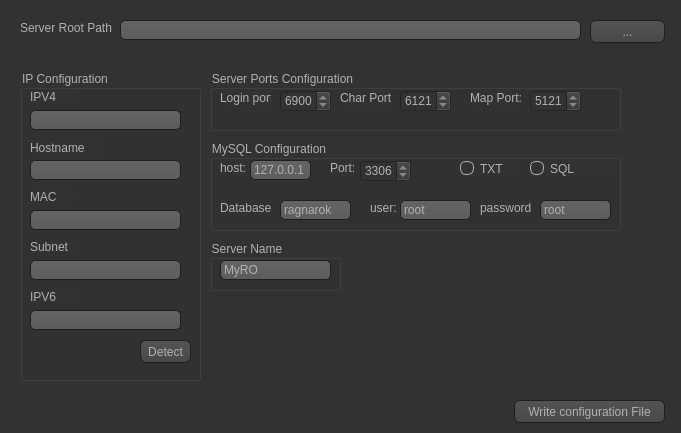
<?xml version="1.0" encoding="UTF-8"?>
<ui version="4.0">
 <class>HostConfig</class>
 <widget class="QDialog" name="HostConfig">
  <property name="geometry">
   <rect>
    <x>0</x>
    <y>0</y>
    <width>681</width>
    <height>433</height>
   </rect>
  </property>
  <property name="windowTitle">
   <string>Host Configuration</string>
  </property>
  <property name="styleSheet">
   <string notr="true">QToolTip
{
     border: 1px solid black;
     background-color: #ffa02f;
     padding: 1px;
     border-radius: 3px;
     opacity: 100;
}

QWidget
{
    color: #b1b1b1;
    background-color: #323232;
}

QWidget:item:hover
{
    background-color: QLinearGradient( x1: 0, y1: 0, x2: 0, y2: 1, stop: 0 #ffa02f, stop: 1 #ca0619);
    color: #000000;
}

QWidget:item:selected
{
    background-color: QLinearGradient( x1: 0, y1: 0, x2: 0, y2: 1, stop: 0 #ffa02f, stop: 1 #d7801a);
}

QMenuBar::item
{
    background: transparent;
}

QMenuBar::item:selected
{
    background: transparent;
    border: 1px solid #ffaa00;
}

QMenuBar::item:pressed
{
    background: #444;
    border: 1px solid #000;
    background-color: QLinearGradient(
        x1:0, y1:0,
        x2:0, y2:1,
        stop:1 #212121,
        stop:0.4 #343434/*,
        stop:0.2 #343434,
        stop:0.1 #ffaa00*/
    );
    margin-bottom:-1px;
    padding-bottom:1px;
}

QMenu
{
    border: 1px solid #000;
}

QMenu::item
{
    padding: 2px 20px 2px 20px;
}

QMenu::item:selected
{
    color: #000000;
}

QWidget:disabled
{
    color: #404040;
    background-color: #323232;
}

QAbstractItemView
{
    background-color: QLinearGradient( x1: 0, y1: 0, x2: 0, y2: 1, stop: 0 #4d4d4d, stop: 0.1 #646464, stop: 1 #5d5d5d);
}

QWidget:focus
{
    /*border: 2px solid QLinearGradient( x1: 0, y1: 0, x2: 0, y2: 1, stop: 0 #ffa02f, stop: 1 #d7801a);*/
}

QLineEdit
{
    background-color: QLinearGradient( x1: 0, y1: 0, x2: 0, y2: 1, stop: 0 #4d4d4d, stop: 0 #646464, stop: 1 #5d5d5d);
    padding: 1px;
    border-style: solid;
    border: 1px solid #1e1e1e;
    border-radius: 5;
}

QPushButton
{
    color: #b1b1b1;
    background-color: QLinearGradient( x1: 0, y1: 0, x2: 0, y2: 1, stop: 0 #565656, stop: 0.1 #525252, stop: 0.5 #4e4e4e, stop: 0.9 #4a4a4a, stop: 1 #464646);
    border-width: 1px;
    border-color: #1e1e1e;
    border-style: solid;
    border-radius: 6;
    padding: 3px;
    font-size: 12px;
    padding-left: 5px;
    padding-right: 5px;
}

QPushButton:pressed
{
    background-color: QLinearGradient( x1: 0, y1: 0, x2: 0, y2: 1, stop: 0 #2d2d2d, stop: 0.1 #2b2b2b, stop: 0.5 #292929, stop: 0.9 #282828, stop: 1 #252525);
}

QComboBox
{
    selection-background-color: #ffaa00;
    background-color: QLinearGradient( x1: 0, y1: 0, x2: 0, y2: 1, stop: 0 #565656, stop: 0.1 #525252, stop: 0.5 #4e4e4e, stop: 0.9 #4a4a4a, stop: 1 #464646);
    border-style: solid;
    border: 1px solid #1e1e1e;
    border-radius: 5;
}

QComboBox:hover,QPushButton:hover
{
    border: 2px solid QLinearGradient( x1: 0, y1: 0, x2: 0, y2: 1, stop: 0 #ffa02f, stop: 1 #d7801a);
}


QComboBox:on
{
    padding-top: 3px;
    padding-left: 4px;
    background-color: QLinearGradient( x1: 0, y1: 0, x2: 0, y2: 1, stop: 0 #2d2d2d, stop: 0.1 #2b2b2b, stop: 0.5 #292929, stop: 0.9 #282828, stop: 1 #252525);
    selection-background-color: #ffaa00;
}

QComboBox QAbstractItemView
{
    border: 2px solid darkgray;
    selection-background-color: QLinearGradient( x1: 0, y1: 0, x2: 0, y2: 1, stop: 0 #ffa02f, stop: 1 #d7801a);
}

QComboBox::drop-down
{
     subcontrol-origin: padding;
     subcontrol-position: top right;
     width: 15px;

     border-left-width: 0px;
     border-left-color: darkgray;
     border-left-style: solid; /* just a single line */
     border-top-right-radius: 3px; /* same radius as the QComboBox */
     border-bottom-right-radius: 3px;
 }

QComboBox::down-arrow
{
     image: url(:/down_arrow.png);
}

QGroupBox:focus
{
border: 2px solid QLinearGradient( x1: 0, y1: 0, x2: 0, y2: 1, stop: 0 #ffa02f, stop: 1 #d7801a);
}

QTextEdit:focus
{
    border: 2px solid QLinearGradient( x1: 0, y1: 0, x2: 0, y2: 1, stop: 0 #ffa02f, stop: 1 #d7801a);
}

QScrollBar:horizontal {
     border: 1px solid #222222;
     background: QLinearGradient( x1: 0, y1: 0, x2: 0, y2: 1, stop: 0.0 #121212, stop: 0.2 #282828, stop: 1 #484848);
     height: 7px;
     margin: 0px 16px 0 16px;
}

QScrollBar::handle:horizontal
{
      background: QLinearGradient( x1: 0, y1: 0, x2: 1, y2: 0, stop: 0 #ffa02f, stop: 0.5 #d7801a, stop: 1 #ffa02f);
      min-height: 20px;
      border-radius: 2px;
}

QScrollBar::add-line:horizontal {
      border: 1px solid #1b1b19;
      border-radius: 2px;
      background: QLinearGradient( x1: 0, y1: 0, x2: 1, y2: 0, stop: 0 #ffa02f, stop: 1 #d7801a);
      width: 14px;
      subcontrol-position: right;
      subcontrol-origin: margin;
}

QScrollBar::sub-line:horizontal {
      border: 1px solid #1b1b19;
      border-radius: 2px;
      background: QLinearGradient( x1: 0, y1: 0, x2: 1, y2: 0, stop: 0 #ffa02f, stop: 1 #d7801a);
      width: 14px;
     subcontrol-position: left;
     subcontrol-origin: margin;
}

QScrollBar::right-arrow:horizontal, QScrollBar::left-arrow:horizontal
{
      border: 1px solid black;
      width: 1px;
      height: 1px;
      background: white;
}

QScrollBar::add-page:horizontal, QScrollBar::sub-page:horizontal
{
      background: none;
}

QScrollBar:vertical
{
      background: QLinearGradient( x1: 0, y1: 0, x2: 1, y2: 0, stop: 0.0 #121212, stop: 0.2 #282828, stop: 1 #484848);
      width: 7px;
      margin: 16px 0 16px 0;
      border: 1px solid #222222;
}

QScrollBar::handle:vertical
{
      background: QLinearGradient( x1: 0, y1: 0, x2: 0, y2: 1, stop: 0 #ffa02f, stop: 0.5 #d7801a, stop: 1 #ffa02f);
      min-height: 20px;
      border-radius: 2px;
}

QScrollBar::add-line:vertical
{
      border: 1px solid #1b1b19;
      border-radius: 2px;
      background: QLinearGradient( x1: 0, y1: 0, x2: 0, y2: 1, stop: 0 #ffa02f, stop: 1 #d7801a);
      height: 14px;
      subcontrol-position: bottom;
      subcontrol-origin: margin;
}

QScrollBar::sub-line:vertical
{
      border: 1px solid #1b1b19;
      border-radius: 2px;
      background: QLinearGradient( x1: 0, y1: 0, x2: 0, y2: 1, stop: 0 #d7801a, stop: 1 #ffa02f);
      height: 14px;
      subcontrol-position: top;
      subcontrol-origin: margin;
}

QScrollBar::up-arrow:vertical, QScrollBar::down-arrow:vertical
{
      border: 1px solid black;
      width: 1px;
      height: 1px;
      background: white;
}


QScrollBar::add-page:vertical, QScrollBar::sub-page:vertical
{
      background: none;
}

QTextEdit
{
    background-color: #242424;
}

QPlainTextEdit
{
    background-color: #242424;
}

QHeaderView::section
{
    background-color: QLinearGradient(x1:0, y1:0, x2:0, y2:1, stop:0 #616161, stop: 0.5 #505050, stop: 0.6 #434343, stop:1 #656565);
    color: white;
    padding-left: 4px;
    border: 1px solid #6c6c6c;
}

QCheckBox:disabled
{
color: #414141;
}

QDockWidget::title
{
    text-align: center;
    spacing: 3px; /* spacing between items in the tool bar */
    background-color: QLinearGradient(x1:0, y1:0, x2:0, y2:1, stop:0 #323232, stop: 0.5 #242424, stop:1 #323232);
}

QDockWidget::close-button, QDockWidget::float-button
{
    text-align: center;
    spacing: 1px; /* spacing between items in the tool bar */
    background-color: QLinearGradient(x1:0, y1:0, x2:0, y2:1, stop:0 #323232, stop: 0.5 #242424, stop:1 #323232);
}

QDockWidget::close-button:hover, QDockWidget::float-button:hover
{
    background: #242424;
}

QDockWidget::close-button:pressed, QDockWidget::float-button:pressed
{
    padding: 1px -1px -1px 1px;
}

QMainWindow::separator
{
    background-color: QLinearGradient(x1:0, y1:0, x2:0, y2:1, stop:0 #161616, stop: 0.5 #151515, stop: 0.6 #212121, stop:1 #343434);
    color: white;
    padding-left: 4px;
    border: 1px solid #4c4c4c;
    spacing: 3px; /* spacing between items in the tool bar */
}

QMainWindow::separator:hover
{

    background-color: QLinearGradient(x1:0, y1:0, x2:0, y2:1, stop:0 #d7801a, stop:0.5 #b56c17 stop:1 #ffa02f);
    color: white;
    padding-left: 4px;
    border: 1px solid #6c6c6c;
    spacing: 3px; /* spacing between items in the tool bar */
}

QToolBar::handle
{
     spacing: 3px; /* spacing between items in the tool bar */
     background: url(:/images/handle.png);
}

QMenu::separator
{
    height: 2px;
    background-color: QLinearGradient(x1:0, y1:0, x2:0, y2:1, stop:0 #161616, stop: 0.5 #151515, stop: 0.6 #212121, stop:1 #343434);
    color: white;
    padding-left: 4px;
    margin-left: 10px;
    margin-right: 5px;
}

QProgressBar
{
    border: 2px solid grey;
    border-radius: 5px;
    text-align: center;
}

QProgressBar::chunk
{
    background-color: #d7801a;
    width: 2.15px;
    margin: 0.5px;
}

QTabBar::tab {
    color: #b1b1b1;
    border: 1px solid #444;
    border-bottom-style: none;
    background-color: #323232;
    padding-left: 10px;
    padding-right: 10px;
    padding-top: 3px;
    padding-bottom: 2px;
    margin-right: -1px;
}

QTabWidget::pane {
    border: 1px solid #444;
    top: 1px;
}

QTabBar::tab:last
{
    margin-right: 0; /* the last selected tab has nothing to overlap with on the right */
    border-top-right-radius: 3px;
}

QTabBar::tab:first:!selected
{
 margin-left: 0px; /* the last selected tab has nothing to overlap with on the right */


    border-top-left-radius: 3px;
}

QTabBar::tab:!selected
{
    color: #b1b1b1;
    border-bottom-style: solid;
    margin-top: 3px;
    background-color: QLinearGradient(x1:0, y1:0, x2:0, y2:1, stop:1 #212121, stop:.4 #343434);
}

QTabBar::tab:selected
{
    border-top-left-radius: 3px;
    border-top-right-radius: 3px;
    margin-bottom: 0px;
}

QTabBar::tab:!selected:hover
{
    /*border-top: 2px solid #ffaa00;
    padding-bottom: 3px;*/
    border-top-left-radius: 3px;
    border-top-right-radius: 3px;
    background-color: QLinearGradient(x1:0, y1:0, x2:0, y2:1, stop:1 #212121, stop:0.4 #343434, stop:0.2 #343434, stop:0.1 #ffaa00);
}

QRadioButton::indicator:checked, QRadioButton::indicator:unchecked{
    color: #b1b1b1;
    background-color: #323232;
    border: 1px solid #b1b1b1;
    border-radius: 6px;
}

QRadioButton::indicator:checked
{
    background-color: qradialgradient(
        cx: 0.5, cy: 0.5,
        fx: 0.5, fy: 0.5,
        radius: 1.0,
        stop: 0.25 #ffaa00,
        stop: 0.3 #323232
    );
}

QCheckBox::indicator{
    color: #b1b1b1;
    background-color: #323232;
    border: 1px solid #b1b1b1;
    width: 9px;
    height: 9px;
}

QRadioButton::indicator
{
    border-radius: 6px;
}

QRadioButton::indicator:hover, QCheckBox::indicator:hover
{
    border: 1px solid #ffaa00;
}

QCheckBox::indicator:checked
{
    image:url(:/images/checkbox.png);
}

QCheckBox::indicator:disabled, QRadioButton::indicator:disabled
{
    border: 1px solid #444;
}</string>
  </property>
  <widget class="QLabel" name="label">
   <property name="geometry">
    <rect>
     <x>20</x>
     <y>20</y>
     <width>101</width>
     <height>16</height>
    </rect>
   </property>
   <property name="text">
    <string>Server Root Path</string>
   </property>
  </widget>
  <widget class="QLineEdit" name="lineEdit">
   <property name="geometry">
    <rect>
     <x>120</x>
     <y>20</y>
     <width>461</width>
     <height>20</height>
    </rect>
   </property>
   <property name="readOnly">
    <bool>true</bool>
   </property>
  </widget>
  <widget class="QPushButton" name="pushButton">
   <property name="geometry">
    <rect>
     <x>590</x>
     <y>20</y>
     <width>75</width>
     <height>23</height>
    </rect>
   </property>
   <property name="text">
    <string>...</string>
   </property>
  </widget>
  <widget class="QGroupBox" name="groupBox">
   <property name="geometry">
    <rect>
     <x>20</x>
     <y>70</y>
     <width>181</width>
     <height>311</height>
    </rect>
   </property>
   <property name="title">
    <string>IP Configuration</string>
   </property>
   <widget class="QLabel" name="label_2">
    <property name="geometry">
     <rect>
      <x>10</x>
      <y>20</y>
      <width>46</width>
      <height>13</height>
     </rect>
    </property>
    <property name="text">
     <string>IPV4</string>
    </property>
   </widget>
   <widget class="QLineEdit" name="ipv4">
    <property name="geometry">
     <rect>
      <x>10</x>
      <y>40</y>
      <width>151</width>
      <height>20</height>
     </rect>
    </property>
    <property name="readOnly">
     <bool>true</bool>
    </property>
   </widget>
   <widget class="QPushButton" name="pushButton_2">
    <property name="geometry">
     <rect>
      <x>120</x>
      <y>270</y>
      <width>51</width>
      <height>23</height>
     </rect>
    </property>
    <property name="text">
     <string>Detect</string>
    </property>
   </widget>
   <widget class="QLineEdit" name="hostname">
    <property name="geometry">
     <rect>
      <x>10</x>
      <y>90</y>
      <width>151</width>
      <height>20</height>
     </rect>
    </property>
    <property name="readOnly">
     <bool>true</bool>
    </property>
   </widget>
   <widget class="QLabel" name="label_3">
    <property name="geometry">
     <rect>
      <x>10</x>
      <y>70</y>
      <width>71</width>
      <height>16</height>
     </rect>
    </property>
    <property name="text">
     <string>Hostname</string>
    </property>
   </widget>
   <widget class="QLabel" name="label_4">
    <property name="geometry">
     <rect>
      <x>10</x>
      <y>120</y>
      <width>46</width>
      <height>13</height>
     </rect>
    </property>
    <property name="text">
     <string>MAC</string>
    </property>
   </widget>
   <widget class="QLineEdit" name="mac">
    <property name="geometry">
     <rect>
      <x>10</x>
      <y>140</y>
      <width>151</width>
      <height>20</height>
     </rect>
    </property>
    <property name="readOnly">
     <bool>true</bool>
    </property>
   </widget>
   <widget class="QLineEdit" name="subnet">
    <property name="geometry">
     <rect>
      <x>10</x>
      <y>190</y>
      <width>151</width>
      <height>20</height>
     </rect>
    </property>
    <property name="readOnly">
     <bool>false</bool>
    </property>
   </widget>
   <widget class="QLabel" name="label_5">
    <property name="geometry">
     <rect>
      <x>10</x>
      <y>170</y>
      <width>46</width>
      <height>13</height>
     </rect>
    </property>
    <property name="text">
     <string>Subnet</string>
    </property>
   </widget>
   <widget class="QLabel" name="label_6">
    <property name="geometry">
     <rect>
      <x>10</x>
      <y>220</y>
      <width>46</width>
      <height>13</height>
     </rect>
    </property>
    <property name="text">
     <string>IPV6</string>
    </property>
   </widget>
   <widget class="QLineEdit" name="ipv6">
    <property name="geometry">
     <rect>
      <x>10</x>
      <y>240</y>
      <width>151</width>
      <height>20</height>
     </rect>
    </property>
    <property name="readOnly">
     <bool>false</bool>
    </property>
   </widget>
  </widget>
  <widget class="QGroupBox" name="groupBox_2">
   <property name="geometry">
    <rect>
     <x>210</x>
     <y>70</y>
     <width>411</width>
     <height>61</height>
    </rect>
   </property>
   <property name="title">
    <string>Server Ports Configuration</string>
   </property>
   <widget class="QLabel" name="label_7">
    <property name="geometry">
     <rect>
      <x>10</x>
      <y>20</y>
      <width>51</width>
      <height>16</height>
     </rect>
    </property>
    <property name="text">
     <string>Login port:</string>
    </property>
   </widget>
   <widget class="QSpinBox" name="spinBox">
    <property name="geometry">
     <rect>
      <x>70</x>
      <y>20</y>
      <width>51</width>
      <height>22</height>
     </rect>
    </property>
    <property name="maximum">
     <number>999999</number>
    </property>
    <property name="value">
     <number>6900</number>
    </property>
   </widget>
   <widget class="QSpinBox" name="spinBox_2">
    <property name="geometry">
     <rect>
      <x>190</x>
      <y>20</y>
      <width>51</width>
      <height>22</height>
     </rect>
    </property>
    <property name="maximum">
     <number>999999</number>
    </property>
    <property name="value">
     <number>6121</number>
    </property>
   </widget>
   <widget class="QLabel" name="label_8">
    <property name="geometry">
     <rect>
      <x>130</x>
      <y>20</y>
      <width>51</width>
      <height>16</height>
     </rect>
    </property>
    <property name="text">
     <string>Char Port:</string>
    </property>
   </widget>
   <widget class="QLabel" name="label_9">
    <property name="geometry">
     <rect>
      <x>260</x>
      <y>20</y>
      <width>51</width>
      <height>16</height>
     </rect>
    </property>
    <property name="text">
     <string>Map Port:</string>
    </property>
   </widget>
   <widget class="QSpinBox" name="spinBox_3">
    <property name="geometry">
     <rect>
      <x>320</x>
      <y>20</y>
      <width>51</width>
      <height>22</height>
     </rect>
    </property>
    <property name="maximum">
     <number>999999</number>
    </property>
    <property name="value">
     <number>5121</number>
    </property>
   </widget>
  </widget>
  <widget class="QGroupBox" name="groupBox_3">
   <property name="geometry">
    <rect>
     <x>210</x>
     <y>140</y>
     <width>411</width>
     <height>91</height>
    </rect>
   </property>
   <property name="title">
    <string>MySQL Configuration</string>
   </property>
   <widget class="QLabel" name="label_10">
    <property name="geometry">
     <rect>
      <x>10</x>
      <y>20</y>
      <width>31</width>
      <height>16</height>
     </rect>
    </property>
    <property name="text">
     <string>host:</string>
    </property>
   </widget>
   <widget class="QLineEdit" name="dbhost">
    <property name="geometry">
     <rect>
      <x>40</x>
      <y>20</y>
      <width>61</width>
      <height>20</height>
     </rect>
    </property>
    <property name="text">
     <string>127.0.0.1</string>
    </property>
    <property name="readOnly">
     <bool>true</bool>
    </property>
   </widget>
   <widget class="QLabel" name="label_11">
    <property name="geometry">
     <rect>
      <x>120</x>
      <y>20</y>
      <width>31</width>
      <height>16</height>
     </rect>
    </property>
    <property name="text">
     <string>Port:</string>
    </property>
   </widget>
   <widget class="QSpinBox" name="dbport">
    <property name="geometry">
     <rect>
      <x>150</x>
      <y>20</y>
      <width>51</width>
      <height>22</height>
     </rect>
    </property>
    <property name="maximum">
     <number>999999</number>
    </property>
    <property name="value">
     <number>3306</number>
    </property>
   </widget>
   <widget class="QLabel" name="label_12">
    <property name="geometry">
     <rect>
      <x>10</x>
      <y>60</y>
      <width>51</width>
      <height>16</height>
     </rect>
    </property>
    <property name="text">
     <string>Database:</string>
    </property>
   </widget>
   <widget class="QLineEdit" name="database">
    <property name="geometry">
     <rect>
      <x>70</x>
      <y>60</y>
      <width>71</width>
      <height>20</height>
     </rect>
    </property>
    <property name="text">
     <string>ragnarok</string>
    </property>
    <property name="readOnly">
     <bool>false</bool>
    </property>
   </widget>
   <widget class="QLabel" name="label_13">
    <property name="geometry">
     <rect>
      <x>160</x>
      <y>60</y>
      <width>31</width>
      <height>16</height>
     </rect>
    </property>
    <property name="text">
     <string>user:</string>
    </property>
   </widget>
   <widget class="QLineEdit" name="dbuser">
    <property name="geometry">
     <rect>
      <x>190</x>
      <y>60</y>
      <width>71</width>
      <height>20</height>
     </rect>
    </property>
    <property name="inputMask">
     <string/>
    </property>
    <property name="text">
     <string>root</string>
    </property>
    <property name="readOnly">
     <bool>false</bool>
    </property>
   </widget>
   <widget class="QLabel" name="label_14">
    <property name="geometry">
     <rect>
      <x>270</x>
      <y>60</y>
      <width>51</width>
      <height>16</height>
     </rect>
    </property>
    <property name="text">
     <string>password:</string>
    </property>
   </widget>
   <widget class="QLineEdit" name="dbpass">
    <property name="geometry">
     <rect>
      <x>330</x>
      <y>60</y>
      <width>71</width>
      <height>20</height>
     </rect>
    </property>
    <property name="inputMask">
     <string/>
    </property>
    <property name="text">
     <string>root</string>
    </property>
    <property name="readOnly">
     <bool>false</bool>
    </property>
   </widget>
   <widget class="QRadioButton" name="radioButton">
    <property name="geometry">
     <rect>
      <x>250</x>
      <y>20</y>
      <width>61</width>
      <height>17</height>
     </rect>
    </property>
    <property name="text">
     <string>TXT</string>
    </property>
    <property name="checked">
     <bool>true</bool>
    </property>
   </widget>
   <widget class="QRadioButton" name="radioButton_2">
    <property name="geometry">
     <rect>
      <x>320</x>
      <y>20</y>
      <width>82</width>
      <height>17</height>
     </rect>
    </property>
    <property name="text">
     <string>SQL</string>
    </property>
   </widget>
  </widget>
  <widget class="QPushButton" name="pushButton_3">
   <property name="geometry">
    <rect>
     <x>514</x>
     <y>400</y>
     <width>151</width>
     <height>23</height>
    </rect>
   </property>
   <property name="text">
    <string>Write configuration File</string>
   </property>
  </widget>
  <widget class="QGroupBox" name="groupBox_4">
   <property name="geometry">
    <rect>
     <x>210</x>
     <y>240</y>
     <width>131</width>
     <height>51</height>
    </rect>
   </property>
   <property name="title">
    <string>Server Name</string>
   </property>
   <widget class="QLineEdit" name="servername">
    <property name="geometry">
     <rect>
      <x>10</x>
      <y>20</y>
      <width>111</width>
      <height>20</height>
     </rect>
    </property>
    <property name="text">
     <string>MyRO</string>
    </property>
    <property name="readOnly">
     <bool>false</bool>
    </property>
   </widget>
  </widget>
 </widget>
 <resources/>
 <connections/>
</ui>
